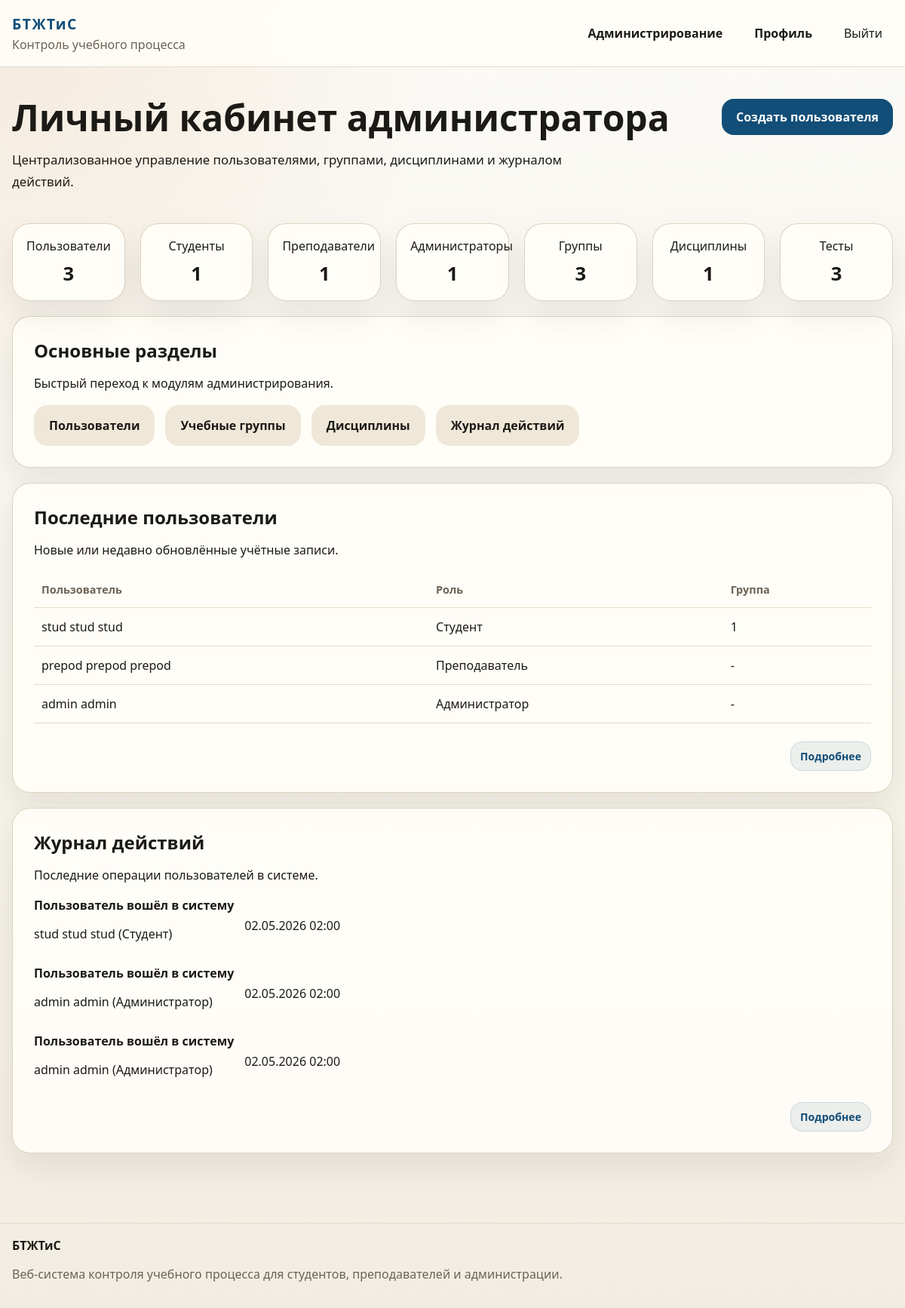
Before: /admin-panel/ (signed in) with the older database file.
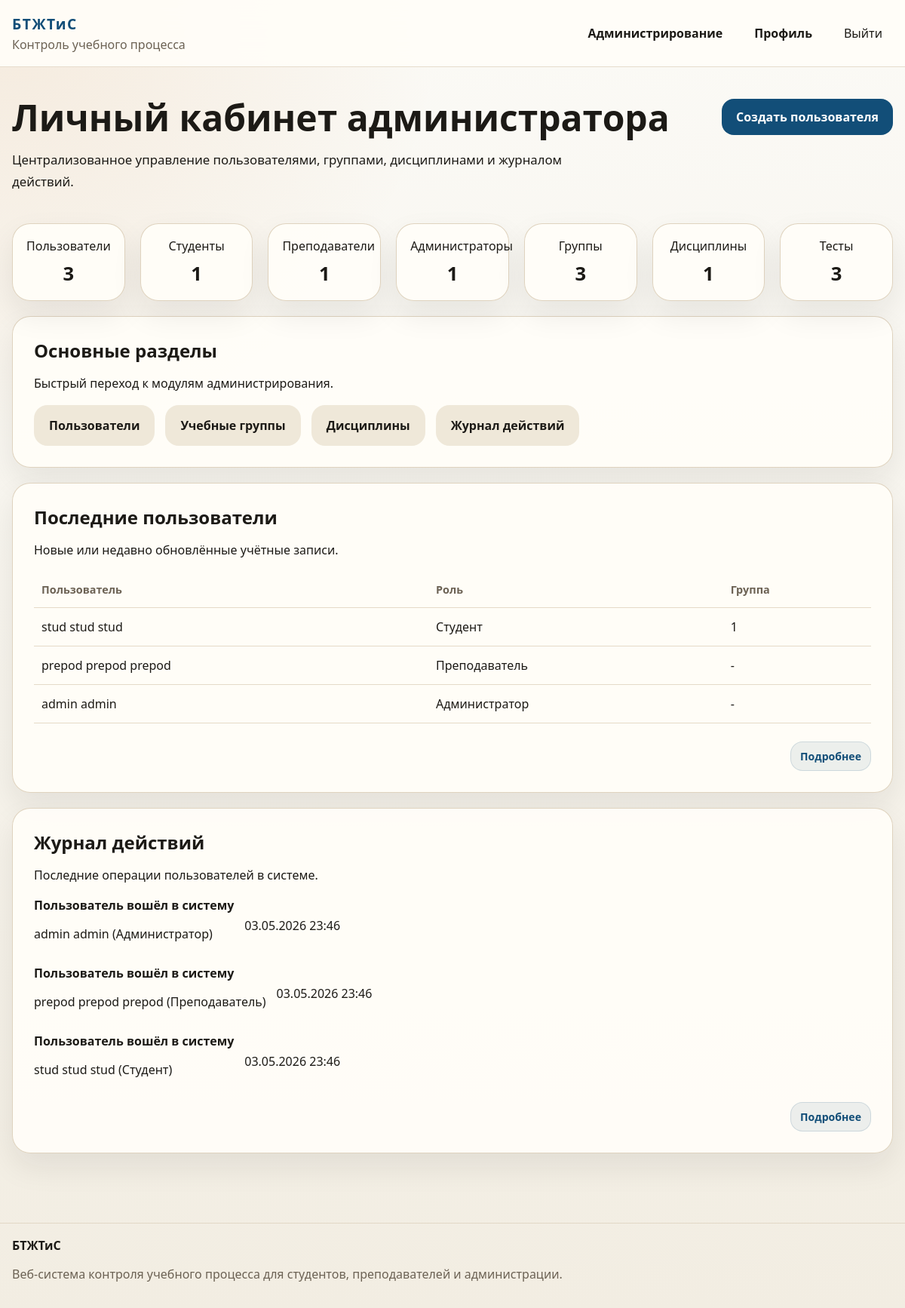
After: the same page with the newer database file.
### education/models.py (models this page shows, shortened)
class User(AbstractUser):
    class Role(models.TextChoices):
        STUDENT = ROLE_STUDENT, "Студент"
        TEACHER = ROLE_TEACHER, "Преподаватель"
        ADMINISTRATOR = ROLE_ADMINISTRATOR, "Администратор"
    email = models.EmailField("Электронная почта", unique=True)
    middle_name = models.CharField("Отчество", max_length=150, blank=True)
    phone = models.CharField("Телефон", max_length=32, blank=True)
    bio = models.TextField("О себе", blank=True)
    role = models.CharField(
        "Роль",
        max_length=20,
        choices=Role.choices,
        default=Role.STUDENT,
    )
    academic_group = models.ForeignKey(
        "AcademicGroup",
        on_delete=models.SET_NULL,
        related_name="students",
        blank=True,
        null=True,
        verbose_name="Учебная группа",
    )
    REQUIRED_FIELDS = ["email", "first_name", "last_name"]
    objects = UserManager()
    class Meta:
        ordering = ["last_name", "first_name", "username"]
        verbose_name = "Пользователь"
        verbose_name_plural = "Пользователи"
    @property
    def full_name(self):
        return " ".join(
            part for part in [self.last_name, self.first_name, self.middle_name] if part
        ) or self.username
    @property
    def is_administrator(self):
        return self.role == self.Role.ADMINISTRATOR or self.is_superuser
    def __str__(self):
        return f"{self.full_name} ({self.get_role_display()})"

class AcademicGroup(models.Model):
    name = models.CharField("Название группы", max_length=50, unique=True)
    description = models.TextField("Описание", blank=True)
    curator = models.ForeignKey(
        settings.AUTH_USER_MODEL,
        on_delete=models.SET_NULL,
        blank=True,
        null=True,
        related_name="curated_groups",
        limit_choices_to={"role": ROLE_TEACHER},
        verbose_name="Куратор",
    )
    class Meta:
        ordering = ["name"]
        verbose_name = "Учебная группа"
        verbose_name_plural = "Учебные группы"
    def __str__(self):
        return self.name

class ActivityLog(models.Model):
    class ActionType(models.TextChoices):
        AUTH = "auth", "Авторизация"
        PROFILE = "profile", "Профиль"
        TEST = "test", "Тест"
        ANALYTICS = "analytics", "Аналитика"
        ADMIN = "admin", "Администрирование"
    user = models.ForeignKey(
        settings.AUTH_USER_MODEL,
        on_delete=models.SET_NULL,
        blank=True,
        null=True,
        related_name="activity_logs",
        verbose_name="Пользователь",
    )
    action_type = models.CharField("Тип действия", max_length=20, choices=ActionType.choices)
    description = models.CharField("Описание", max_length=255)
    details = models.JSONField("Детали", blank=True, null=True)
    ip_address = models.GenericIPAddressField("IP-адрес", blank=True, null=True)
    created_at = models.DateTimeField("Дата и время", auto_now_add=True)
    class Meta:
        ordering = ["-created_at"]
        verbose_name = "Журнал действия"
        verbose_name_plural = "Журнал действий"

### education/views.py (the view)
# urls.py: path("admin-panel/", views.admin_dashboard, name="admin_dashboard"),
@role_required(User.Role.ADMINISTRATOR)
def admin_dashboard(request):
    context = {
        "stats": {
            "users": User.objects.count(),
            "students": User.objects.filter(role=User.Role.STUDENT).count(),
            "teachers": User.objects.filter(role=User.Role.TEACHER).count(),
            "admins": User.objects.filter(role=User.Role.ADMINISTRATOR).count(),
            "groups": AcademicGroup.objects.count(),
            "disciplines": Discipline.objects.count(),
            "tests": Test.objects.count(),
        },
        "recent_users": User.objects.order_by("-id")[:5],
        "recent_logs": ActivityLog.objects.select_related("user").all()[:3],
    }
    return render(request, "education/admin_dashboard.html", context)

### education/utils.py (called while the page is built)
def role_required(*roles):
    def decorator(view_func):
        @wraps(view_func)
        def _wrapped_view(request, *args, **kwargs):
            if not request.user.is_authenticated:
                return redirect("login")
            if request.user.is_superuser or request.user.role in roles:
                return view_func(request, *args, **kwargs)
            messages.error(request, "У вас нет доступа к данному разделу.")
            return redirect(dashboard_url_for(request.user))
        return _wrapped_view
    return decorator

### templates/education/admin_dashboard.html (shortened to what the changed rows need)
{% extends "base.html" %}
{% block content %}
<section class="section">
    <div class="container">
        <div class="page-head page-head-inline">
            <div>
                <h1>Личный кабинет администратора</h1>
            </div>
        </div>
        <section class="panel panel-top-space">
            <div class="section-head">
                <h2>Основные разделы</h2>
            </div>
        </section>
        <section class="panel panel-top-space">
            <div class="section-head">
                <h2>Последние пользователи</h2>
            </div>
            <div class="table-wrap">
                <table class="data-table">
                    <thead>
                        <tr>
                            <th>Пользователь</th>
                            <th>Роль</th>
                            <th>Группа</th>
                        </tr>
                    </thead>
                    <tbody>
                        {% for item in recent_users %}
                            <tr>
                                <td>{{ item.full_name }}</td>
                                <td>{{ item.get_role_display }}</td>
                                <td>{{ item.academic_group|default:"-" }}</td>
                            </tr>
                        {% endfor %}
                    </tbody>
                </table>
            </div>
        </section>
        <section class="panel panel-top-space">
            <div class="section-head">
                <h2>Журнал действий</h2>
            </div>
            <div class="log-list">
                {% for log in recent_logs %}
                    <article class="log-item">
                        <div>
                            <strong>{{ log.description }}</strong>
                            <p>{{ log.user|default:"Системное действие" }}</p>
                        </div>
                        <span>{{ log.created_at|date:"d.m.Y H:i" }}</span>
                    </article>
                {% empty %}
                    <p class="muted">Журнал пока пуст.</p>
                {% endfor %}
            </div>
        </section>
    </div>
</section>
{% endblock %}

Changed rows visible on the page:
no longer on this page (row unchanged): ActivityLog: description "Пользователь вошёл в систему", user "stud stud stud (Студент)", created_at "02.05.2026 02:00"
no longer on this page (row unchanged): ActivityLog: description "Пользователь вошёл в систему", user "admin admin (Администратор)", created_at "02.05.2026 02:00"
no longer on this page (row unchanged): ActivityLog: description "Пользователь вошёл в систему", user "admin admin (Администратор)", created_at "02.05.2026 02:00"
added ActivityLog: description "Пользователь вошёл в систему", user "admin admin (Администратор)", created_at "03.05.2026 23:46"
added ActivityLog: description "Пользователь вошёл в систему", user "prepod prepod prepod (Преподаватель)", created_at "03.05.2026 23:46"
added ActivityLog: description "Пользователь вошёл в систему", user "stud stud stud (Студент)", created_at "03.05.2026 23:46"
